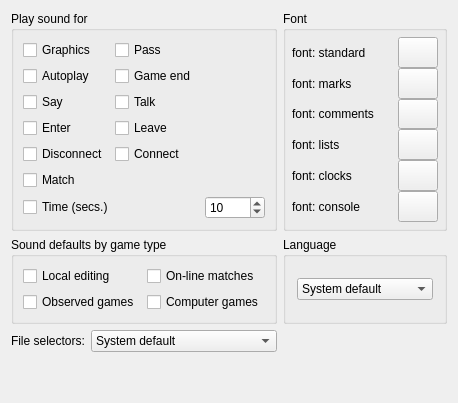
     <widget class="QWidget" name="InterfaceTabWidget">
      <attribute name="title">
       <string>Main Interface</string>
      </attribute>
      <layout class="QGridLayout">
       <item row="0" column="1">
        <widget class="QGroupBox" name="ButtonGroup3">
         <property name="title">
          <string>Font</string>
         </property>
         <layout class="QGridLayout">
          <property name="leftMargin">
           <number>6</number>
          </property>
          <property name="topMargin">
           <number>6</number>
          </property>
          <property name="rightMargin">
           <number>6</number>
          </property>
          <property name="bottomMargin">
           <number>6</number>
          </property>
          <property name="spacing">
           <number>0</number>
          </property>
          <item row="0" column="0">
           <layout class="QHBoxLayout">
            <property name="spacing">
             <number>6</number>
            </property>
            <property name="leftMargin">
             <number>0</number>
            </property>
            <property name="topMargin">
             <number>0</number>
            </property>
            <property name="rightMargin">
             <number>0</number>
            </property>
            <property name="bottomMargin">
             <number>0</number>
            </property>
            <item>
             <widget class="QLabel" name="fontLabel_standard">
              <property name="minimumSize">
               <size>
                <width>100</width>
                <height>0</height>
               </size>
              </property>
              <property name="toolTip">
               <string>Current font</string>
              </property>
              <property name="text">
               <string>font: standard</string>
              </property>
              <property name="wordWrap">
               <bool>false</bool>
              </property>
             </widget>
            </item>
            <item>
             <widget class="QPushButton" name="fontStandardButton">
              <property name="sizePolicy">
               <sizepolicy hsizetype="Minimum" vsizetype="Fixed">
                <horstretch>0</horstretch>
                <verstretch>0</verstretch>
               </sizepolicy>
              </property>
              <property name="maximumSize">
               <size>
                <width>32767</width>
                <height>32767</height>
               </size>
              </property>
              <property name="focusPolicy">
               <enum>Qt::FocusPolicy::TabFocus</enum>
              </property>
              <property name="toolTip">
               <string>Select new font</string>
              </property>
              <property name="whatsThis">
               <string>Select new font

Select the font for the application.</string>
              </property>
              <property name="text">
               <string/>
              </property>
             </widget>
            </item>
           </layout>
          </item>
          <item row="1" column="0">
           <layout class="QHBoxLayout">
            <property name="spacing">
             <number>6</number>
            </property>
            <property name="leftMargin">
             <number>0</number>
            </property>
            <property name="topMargin">
             <number>0</number>
            </property>
            <property name="rightMargin">
             <number>0</number>
            </property>
            <property name="bottomMargin">
             <number>0</number>
            </property>
            <item>
             <widget class="QLabel" name="fontLabel_marks">
              <property name="minimumSize">
               <size>
                <width>100</width>
                <height>0</height>
               </size>
              </property>
              <property name="toolTip">
               <string>Current font</string>
              </property>
              <property name="text">
               <string>font: marks</string>
              </property>
              <property name="wordWrap">
               <bool>false</bool>
              </property>
             </widget>
            </item>
            <item>
             <widget class="QPushButton" name="fontMarksButton">
              <property name="sizePolicy">
               <sizepolicy hsizetype="Minimum" vsizetype="Fixed">
                <horstretch>0</horstretch>
                <verstretch>0</verstretch>
               </sizepolicy>
              </property>
              <property name="maximumSize">
               <size>
                <width>32767</width>
                <height>32767</height>
               </size>
              </property>
              <property name="focusPolicy">
               <enum>Qt::FocusPolicy::TabFocus</enum>
              </property>
              <property name="toolTip">
               <string>Select new font</string>
              </property>
              <property name="whatsThis">
               <string>Select new font

Select the font for marks on the board.</string>
              </property>
              <property name="text">
               <string/>
              </property>
             </widget>
            </item>
           </layout>
          </item>
          <item row="2" column="0">
           <layout class="QHBoxLayout">
            <property name="spacing">
             <number>6</number>
            </property>
            <property name="leftMargin">
             <number>0</number>
            </property>
            <property name="topMargin">
             <number>0</number>
            </property>
            <property name="rightMargin">
             <number>0</number>
            </property>
            <property name="bottomMargin">
             <number>0</number>
            </property>
            <item>
             <widget class="QLabel" name="fontLabel_comments">
              <property name="minimumSize">
               <size>
                <width>100</width>
                <height>0</height>
               </size>
              </property>
              <property name="toolTip">
               <string>Current font</string>
              </property>
              <property name="text">
               <string>font: comments</string>
              </property>
              <property name="wordWrap">
               <bool>false</bool>
              </property>
             </widget>
            </item>
            <item>
             <widget class="QPushButton" name="fontCommentsButton">
              <property name="sizePolicy">
               <sizepolicy hsizetype="Minimum" vsizetype="Fixed">
                <horstretch>0</horstretch>
                <verstretch>0</verstretch>
               </sizepolicy>
              </property>
              <property name="maximumSize">
               <size>
                <width>32767</width>
                <height>32767</height>
               </size>
              </property>
              <property name="focusPolicy">
               <enum>Qt::FocusPolicy::TabFocus</enum>
              </property>
              <property name="toolTip">
               <string>Select new font</string>
              </property>
              <property name="whatsThis">
               <string>Select new font

Select font used in all text input/output fields.</string>
              </property>
              <property name="text">
               <string/>
              </property>
             </widget>
            </item>
           </layout>
          </item>
          <item row="3" column="0">
           <layout class="QHBoxLayout">
            <property name="spacing">
             <number>6</number>
            </property>
            <property name="leftMargin">
             <number>0</number>
            </property>
            <property name="topMargin">
             <number>0</number>
            </property>
            <property name="rightMargin">
             <number>0</number>
            </property>
            <property name="bottomMargin">
             <number>0</number>
            </property>
            <item>
             <widget class="QLabel" name="fontLabel_lists">
              <property name="minimumSize">
               <size>
                <width>100</width>
                <height>0</height>
               </size>
              </property>
              <property name="toolTip">
               <string>Current font</string>
              </property>
              <property name="text">
               <string>font: lists</string>
              </property>
              <property name="wordWrap">
               <bool>false</bool>
              </property>
             </widget>
            </item>
            <item>
             <widget class="QPushButton" name="fontListsButton">
              <property name="maximumSize">
               <size>
                <width>32767</width>
                <height>32767</height>
               </size>
              </property>
              <property name="focusPolicy">
               <enum>Qt::FocusPolicy::TabFocus</enum>
              </property>
              <property name="toolTip">
               <string>Select new font</string>
              </property>
              <property name="whatsThis">
               <string>Select new font

Select the font for lists.</string>
              </property>
              <property name="text">
               <string/>
              </property>
             </widget>
            </item>
           </layout>
          </item>
          <item row="4" column="0">
           <layout class="QHBoxLayout">
            <property name="spacing">
             <number>6</number>
            </property>
            <property name="leftMargin">
             <number>0</number>
            </property>
            <property name="topMargin">
             <number>0</number>
            </property>
            <property name="rightMargin">
             <number>0</number>
            </property>
            <property name="bottomMargin">
             <number>0</number>
            </property>
            <item>
             <widget class="QLabel" name="fontLabel_lists_2">
              <property name="minimumSize">
               <size>
                <width>100</width>
                <height>0</height>
               </size>
              </property>
              <property name="toolTip">
               <string>Current font</string>
              </property>
              <property name="text">
               <string>font: clocks</string>
              </property>
              <property name="wordWrap">
               <bool>false</bool>
              </property>
             </widget>
            </item>
            <item>
             <widget class="QPushButton" name="fontClocksButton">
              <property name="sizePolicy">
               <sizepolicy hsizetype="Minimum" vsizetype="Fixed">
                <horstretch>0</horstretch>
                <verstretch>0</verstretch>
               </sizepolicy>
              </property>
              <property name="maximumSize">
               <size>
                <width>32767</width>
                <height>32767</height>
               </size>
              </property>
              <property name="focusPolicy">
               <enum>Qt::FocusPolicy::TabFocus</enum>
              </property>
              <property name="toolTip">
               <string>Select new font</string>
              </property>
              <property name="whatsThis">
               <string>Select new font

Select the font for the clocks.</string>
              </property>
              <property name="text">
               <string/>
              </property>
              <property name="checkable">
               <bool>false</bool>
              </property>
             </widget>
            </item>
           </layout>
          </item>
          <item row="5" column="0">
           <layout class="QHBoxLayout">
            <property name="spacing">
             <number>6</number>
            </property>
            <property name="leftMargin">
             <number>0</number>
            </property>
            <property name="topMargin">
             <number>0</number>
            </property>
            <property name="rightMargin">
             <number>0</number>
            </property>
            <property name="bottomMargin">
             <number>0</number>
            </property>
            <item>
             <widget class="QLabel" name="fontLabel_console">
              <property name="minimumSize">
               <size>
                <width>100</width>
                <height>0</height>
               </size>
              </property>
              <property name="toolTip">
               <string>font for the server console</string>
              </property>
              <property name="text">
               <string>font: console</string>
              </property>
              <property name="wordWrap">
               <bool>false</bool>
              </property>
             </widget>
            </item>
            <item>
             <widget class="QPushButton" name="fontConsoleButton">
              <property name="sizePolicy">
               <sizepolicy hsizetype="Minimum" vsizetype="Fixed">
                <horstretch>0</horstretch>
                <verstretch>0</verstretch>
               </sizepolicy>
              </property>
              <property name="maximumSize">
               <size>
                <width>32767</width>
                <height>32767</height>
               </size>
              </property>
              <property name="focusPolicy">
               <enum>Qt::FocusPolicy::TabFocus</enum>
              </property>
              <property name="toolTip">
               <string>Select new font</string>
              </property>
              <property name="whatsThis">
               <string>Select new font

Select the font for the server console (fixed font preferably).</string>
              </property>
              <property name="text">
               <string/>
              </property>
             </widget>
            </item>
           </layout>
          </item>
         </layout>
        </widget>
       </item>
       <item row="2" column="0">
        <widget class="QGroupBox" name="groupBox_5">
         <property name="title">
          <string>Sound defaults by game type</string>
         </property>
         <layout class="QGridLayout" name="gridLayout_5">
          <item row="0" column="0">
           <widget class="QCheckBox" name="soundNormalCheckBox">
            <property name="text">
             <string>Local editing</string>
            </property>
           </widget>
          </item>
          <item row="1" column="0">
           <widget class="QCheckBox" name="soundObserveCheckBox">
            <property name="text">
             <string>Observed games</string>
            </property>
           </widget>
          </item>
          <item row="1" column="1">
           <widget class="QCheckBox" name="soundComputerCheckBox">
            <property name="text">
             <string>Computer games</string>
            </property>
           </widget>
          </item>
          <item row="0" column="1">
           <widget class="QCheckBox" name="soundMatchCheckBox">
            <property name="text">
             <string>On-line matches</string>
            </property>
           </widget>
          </item>
         </layout>
        </widget>
       </item>
       <item row="2" column="1">
        <widget class="QGroupBox" name="GroupBox8">
         <property name="toolTip">
          <string>Set application language</string>
         </property>
         <property name="whatsThis">
          <string>Set application language

Choose your language for qGo.
If 'System default' is selected, qGo will use the standard language of your system. On Linux this will check the environment variable LANG, on Windows simply the language you have set in your preferences.

This change will take effect only after qGo has been restarted.

If your language is not supported, you might consider translating qGo. Please check the qGo homepage at http://qgo.sourceforge.net</string>
         </property>
         <property name="title">
          <string>Language</string>
         </property>
         <layout class="QHBoxLayout">
          <property name="spacing">
           <number>6</number>
          </property>
          <property name="leftMargin">
           <number>11</number>
          </property>
          <property name="topMargin">
           <number>11</number>
          </property>
          <property name="rightMargin">
           <number>11</number>
          </property>
          <property name="bottomMargin">
           <number>11</number>
          </property>
          <item>
           <widget class="QComboBox" name="languageComboBox">
            <property name="focusPolicy">
             <enum>Qt::FocusPolicy::TabFocus</enum>
            </property>
            <item>
             <property name="text">
              <string>System default</string>
             </property>
            </item>
           </widget>
          </item>
         </layout>
        </widget>
       </item>
       <item row="0" column="0">
        <widget class="QGroupBox" name="soundButtonGroups">
         <property name="title">
          <string>Play sound for</string>
         </property>
         <layout class="QGridLayout" name="gridLayout_4">
          <item row="0" column="0">
           <widget class="QCheckBox" name="stoneSoundCheckBox">
            <property name="toolTip">
             <string>Play sound when placing a stone</string>
            </property>
            <property name="whatsThis">
             <string>Play sound when placing a stone

Enable this box when you want to listen a clicking sound when playing a stone on the board.</string>
            </property>
            <property name="text">
             <string>Graphics</string>
            </property>
            <attribute name="buttonGroup">
             <string notr="true">soundButtonGroup</string>
            </attribute>
           </widget>
          </item>
          <item row="0" column="1" colspan="2">
           <widget class="QCheckBox" name="passSoundCheckBox">
            <property name="toolTip">
             <string>Play sound for pass move</string>
            </property>
            <property name="text">
             <string>Pass</string>
            </property>
            <attribute name="buttonGroup">
             <string notr="true">soundButtonGroup</string>
            </attribute>
           </widget>
          </item>
          <item row="1" column="0">
           <widget class="QCheckBox" name="autoplaySoundCheckBox">
            <property name="toolTip">
             <string>Play sound in autoplay mode</string>
            </property>
            <property name="whatsThis">
             <string>Play sound in autoplay mode

Play a sound when a stone is placed in autoplay mode.</string>
            </property>
            <property name="text">
             <string>Autoplay</string>
            </property>
            <attribute name="buttonGroup">
             <string notr="true">soundButtonGroup</string>
            </attribute>
           </widget>
          </item>
          <item row="1" column="1" colspan="2">
           <widget class="QCheckBox" name="gameEndSoundCheckBox">
            <property name="toolTip">
             <string>Play sound when played or observed game has ended</string>
            </property>
            <property name="text">
             <string>Game end</string>
            </property>
            <attribute name="buttonGroup">
             <string notr="true">soundButtonGroup</string>
            </attribute>
           </widget>
          </item>
          <item row="2" column="0">
           <widget class="QCheckBox" name="saySoundCheckBox">
            <property name="toolTip">
             <string>Play sound for incoming say message while playing a game</string>
            </property>
            <property name="text">
             <string>Say</string>
            </property>
            <attribute name="buttonGroup">
             <string notr="true">soundButtonGroup</string>
            </attribute>
           </widget>
          </item>
          <item row="2" column="1" colspan="2">
           <widget class="QCheckBox" name="talkSoundCheckBox">
            <property name="toolTip">
             <string>Play sound for incoming talk message</string>
            </property>
            <property name="text">
             <string>Talk</string>
            </property>
            <attribute name="buttonGroup">
             <string notr="true">soundButtonGroup</string>
            </attribute>
           </widget>
          </item>
          <item row="3" column="0">
           <widget class="QCheckBox" name="enterSoundCheckBox">
            <property name="toolTip">
             <string>Play sound when a watched player enters the room</string>
            </property>
            <property name="text">
             <string>Enter</string>
            </property>
            <attribute name="buttonGroup">
             <string notr="true">soundButtonGroup</string>
            </attribute>
           </widget>
          </item>
          <item row="3" column="1" colspan="2">
           <widget class="QCheckBox" name="leaveSoundCheckBox">
            <property name="toolTip">
             <string>Play sound when a watched player leaves the room</string>
            </property>
            <property name="text">
             <string>Leave</string>
            </property>
            <attribute name="buttonGroup">
             <string notr="true">soundButtonGroup</string>
            </attribute>
           </widget>
          </item>
          <item row="4" column="0">
           <widget class="QCheckBox" name="disConnectSoundCheckBox">
            <property name="toolTip">
             <string>Play sound when disconnected from server</string>
            </property>
            <property name="text">
             <string>Disconnect</string>
            </property>
            <attribute name="buttonGroup">
             <string notr="true">soundButtonGroup</string>
            </attribute>
           </widget>
          </item>
          <item row="4" column="1" colspan="2">
           <widget class="QCheckBox" name="connectSoundCheckBox">
            <property name="toolTip">
             <string>Play sound when connected to server</string>
            </property>
            <property name="text">
             <string>Connect</string>
            </property>
            <attribute name="buttonGroup">
             <string notr="true">soundButtonGroup</string>
            </attribute>
           </widget>
          </item>
          <item row="5" column="0" colspan="3">
           <widget class="QCheckBox" name="matchSoundCheckBox">
            <property name="toolTip">
             <string>Play sound for incoming match request</string>
            </property>
            <property name="text">
             <string>Match</string>
            </property>
            <attribute name="buttonGroup">
             <string notr="true">soundButtonGroup</string>
            </attribute>
           </widget>
          </item>
          <item row="6" column="0" colspan="2">
           <widget class="QCheckBox" name="timeSoundCheckBox">
            <property name="toolTip">
             <string>Play sound for remaining seconds of own time</string>
            </property>
            <property name="whatsThis">
             <string>Check this box if you want to be warned when Byo Yomi ends.
You can set the warning time besides</string>
            </property>
            <property name="text">
             <string>Time (secs.)</string>
            </property>
            <attribute name="buttonGroup">
             <string notr="true">soundButtonGroup</string>
            </attribute>
           </widget>
          </item>
          <item row="6" column="2">
           <widget class="QSpinBox" name="BYTimeSpin">
            <property name="maximumSize">
             <size>
              <width>60</width>
              <height>32767</height>
             </size>
            </property>
            <property name="toolTip">
             <string>Warning time</string>
            </property>
            <property name="whatsThis">
             <string>Set this to the number of seconds to which you want to be warned before Byo Yomi ends</string>
            </property>
            <property name="suffix">
             <string/>
            </property>
            <property name="minimum">
             <number>1</number>
            </property>
            <property name="maximum">
             <number>99</number>
            </property>
            <property name="value">
             <number>10</number>
            </property>
           </widget>
          </item>
         </layout>
        </widget>
       </item>
       <item row="3" column="0">
        <layout class="QHBoxLayout" name="horizontalLayout_21">
         <item>
          <widget class="QLabel" name="label_27">
           <property name="text">
            <string>File selectors:</string>
           </property>
           <property name="buddy">
            <cstring>fileSelComboBox</cstring>
           </property>
          </widget>
         </item>
         <item>
          <widget class="QComboBox" name="fileSelComboBox">
           <item>
            <property name="text">
             <string>System default</string>
            </property>
           </item>
           <item>
            <property name="text">
             <string>Qt selector with SGF preview</string>
            </property>
           </item>
          </widget>
         </item>
        </layout>
       </item>
       <item row="4" column="0">
        <spacer name="verticalSpacer_21">
         <property name="orientation">
          <enum>Qt::Orientation::Vertical</enum>
         </property>
         <property name="sizeHint" stdset="0">
          <size>
           <width>20</width>
           <height>40</height>
          </size>
         </property>
        </spacer>
       </item>
      </layout>
     </widget>
